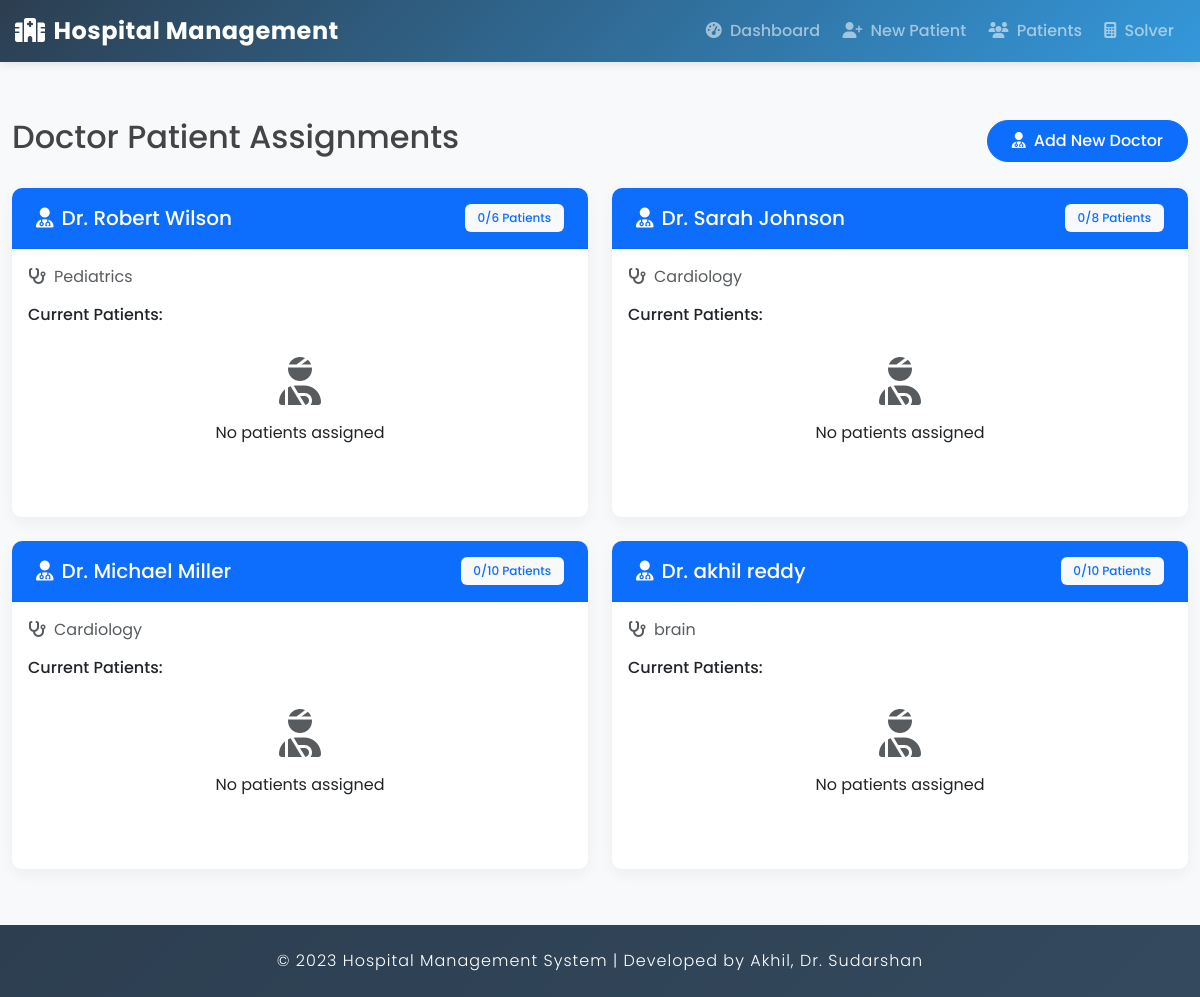
Page /doctor-patients/ on the earlier database version.
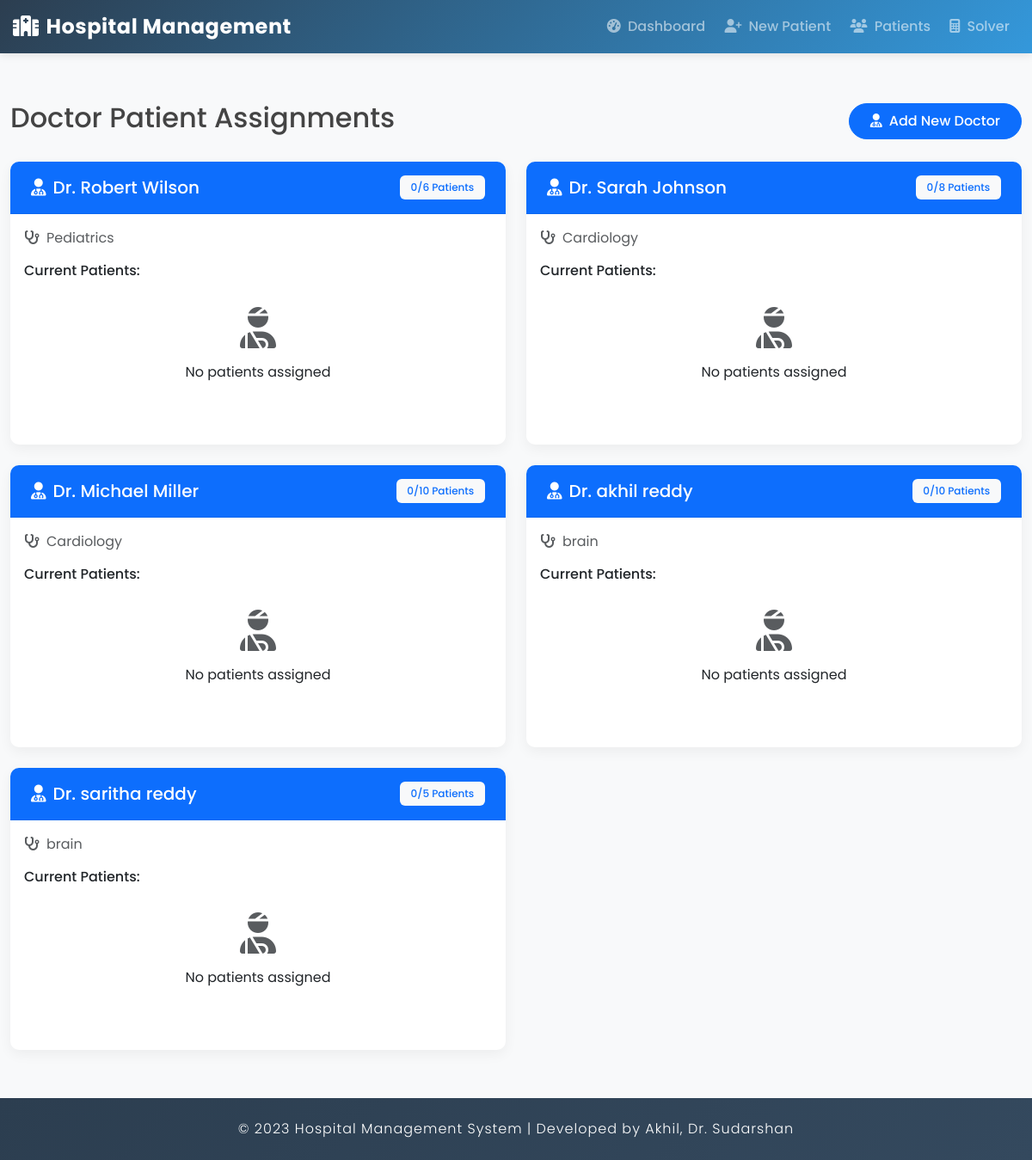
Same page on the later database version.
### hospital/models.py (models this page shows, shortened)
class Doctor(models.Model):
    user = models.OneToOneField(User, on_delete=models.CASCADE)
    specialty = models.CharField(max_length=100)
    is_available = models.BooleanField(default=True)
    max_patients = models.IntegerField(default=5)

### hospital/views.py (the view)
# urls.py: path('doctor-patients/', views.doctor_patients_view, name='doctor_patients'),
def doctor_patients_view(request):
    doctors = Doctor.objects.prefetch_related('patient_set').all()
    context = {
        'doctors': doctors,
    }
    return render(request, 'hospital/doctor_patients.html', context)

### hospital/templates/hospital/doctor_patients.html (shortened to what the changed rows need)
{% extends 'hospital/base.html' %}
{% block content %}
<div class="container-fluid">
    <div class="row mb-4">
        <div class="col-md-12">
            <div class="d-flex justify-content-between align-items-center">
                <h2>Doctor Patient Assignments</h2>
            </div>
        </div>
    </div>
    <div class="row">
        {% for doctor in doctors %}
        <div class="col-md-6 mb-4">
            <div class="card h-100">
                <div class="card-header bg-primary text-white">
                    <div class="d-flex justify-content-between align-items-center">
                        <h5 class="card-title mb-0">
                            <i class="fas fa-user-md me-2"></i>Dr. {{ doctor.user.get_full_name }}
                        </h5>
                        <span class="badge bg-light text-primary">
                            {{ doctor.patient_set.count }}/{{ doctor.max_patients }} Patients
                        </span>
                    </div>
                </div>
                <div class="card-body">
                    {% if doctor.specialty %}
                    <p class="text-muted mb-3">
                        <i class="fas fa-stethoscope me-2"></i>{{ doctor.specialty }}
                    </p>
                    {% endif %}
                    <h6 class="mb-3">Current Patients:</h6>
                    {% if doctor.patient_set.all %}
                    <div class="table-responsive">
                        <table class="table table-hover">
                            <thead>
                                <tr>
                                    <th>Patient Name</th>
                                    <th>Priority</th>
                                    <th>Status</th>
                                    <th>Admission Date</th>
                                </tr>
                            </thead>
                            <tbody>
                                {% for patient in doctor.patient_set.all %}
                                <tr>
                                    <td>
                                        <div class="d-flex align-items-center">
                                            <div class="avatar avatar-sm bg-light rounded-circle p-2 me-2">
                                                <i class="fas fa-user text-secondary"></i>
                                            </div>
                                            <div>
                                                <p class="mb-0">{{ patient.name }}</p>
                                                <small class="text-muted">ID: #{{ patient.id }}</small>
                                            </div>
                                        </div>
                                    </td>
                                    <td>
                                        <span class="badge bg-{% if patient.priority >= 4 %}danger{% elif patient.priority >= 3 %}warning{% else %}info{% endif %}">
                                            {{ patient.get_priority_display }}
                                        </span>
                                    </td>
                                    <td>
                                        <span class="badge bg-{% if patient.status == 'WAI' %}warning{% elif patient.status == 'ADM' %}success{% elif patient.status == 'TRE' %}info{% else %}secondary{% endif %}">
                                            {{ patient.get_status_display }}
                                        </span>
                                    </td>
                                    <td>{{ patient.admission_date|date:"Y-m-d H:i" }}</td>
                                </tr>
                                {% endfor %}
                            </tbody>
                        </table>
                    </div>
                    {% else %}
                    <div class="text-center py-3">
                        <div class="empty-state">
                            <i class="fas fa-user-injured fa-3x text-muted mb-3"></i>
                            <p>No patients assigned</p>
                        </div>
                    </div>
                    {% endif %}
                </div>
            </div>
        </div>
        {% endfor %}
    </div>
</div>
{% endblock %}

Differences in the rows shown:
added Doctor: user.get_full_name "saritha reddy", patient_set.count "0", max_patients "5", specialty "brain", shows "No patients assigned"
